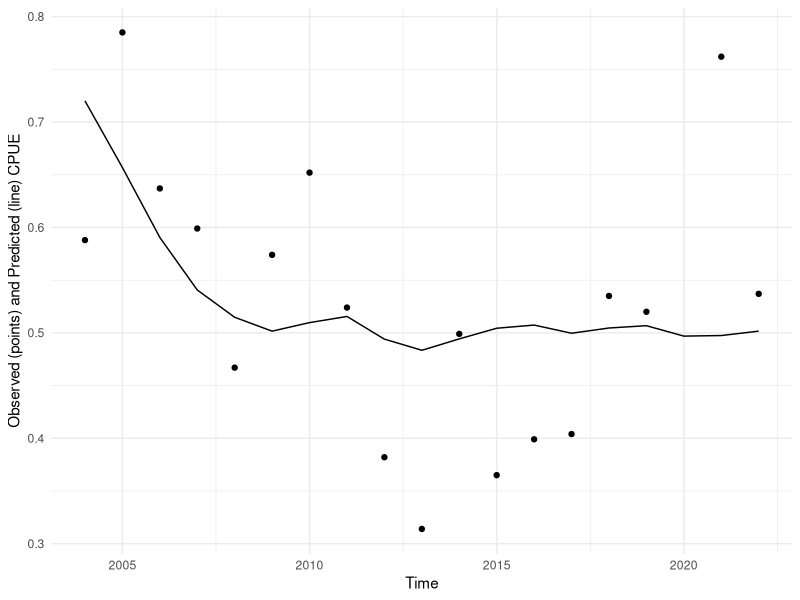
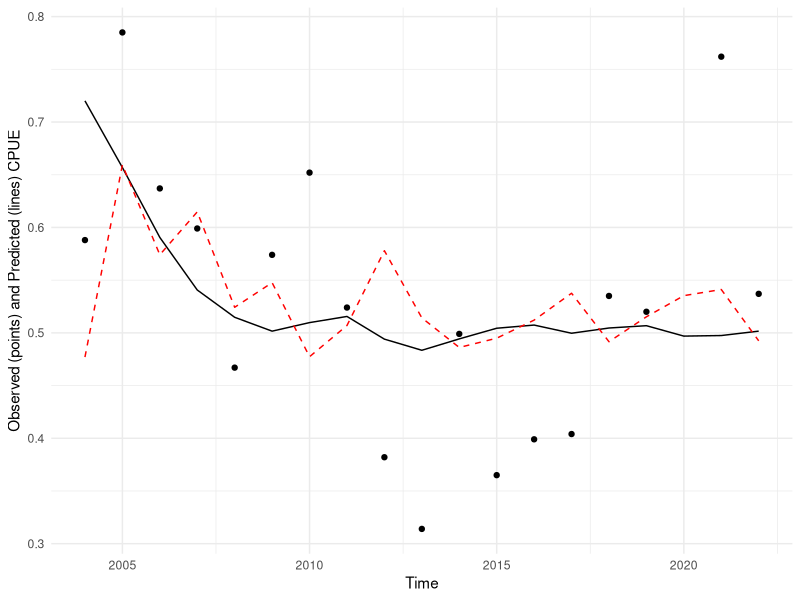
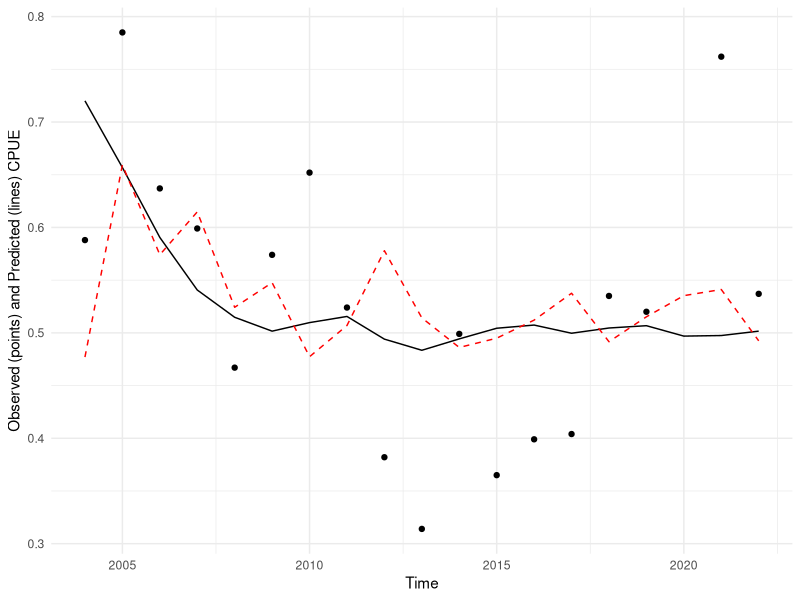

The R source for these figures, in order:
## ---- chunk 1
#| label: load-packages
#| include: false

library(tidyverse)
library(palmerpenguins)
theme_set(theme_minimal())
## ---- chunk 2

WHE_landings <- read_csv('WHE_landings.csv')
WHE_assessment <- read_csv('WHE_assessment.csv')

whelk.data <- 
  WHE_landings %>% 
  group_by(year) %>% 
  summarise(landings = sum(landings)) %>% 
  left_join(WHE_assessment) %>% 
  rename(YY = year, II = cpue, CC = landings) %>% 
  filter(YY > 2003) %>% 
  bind_rows(tibble(YY=2020, II=NA))

ProductionFunction<-function(rr, KK, qq, PP0=KK, CC){
  # II = CPUE data; rr, KK, qq, and PP0 are parameters
  PP<-vector("numeric", length = length(CC)); DD<-PP; Pred<-PP # this just defines the storage vectors beforehand
  PP[1]<-PP0 #assigns the first year's abundance 
  for(ii in 2:length(CC)){ #then for every other year,
    DD[ii-1]<- rr*PP[ii-1]*(1-PP[ii-1]/KK) # calculate the growth of the population based on rr and KK
    PP[ii]<-PP[ii-1] + DD[ii-1] - CC[ii-1] # and add that growth to that year's population, remove the catch, and update population levels for next year
  }
  Pred <- qq*PP #calculate the Predictions for the index of abundance by translating the model population by catchability
  return(Pred) # this function returns predictions
}

#rr is intrinsic growth rate
#KK is carrying capacity
#qq is catchability
#PP0 is initial population size
#note that KK and PP0 reflect the absolute abundance level of the population, which can be 
#difficult to detect if the data don't have much contrast 
#(i.e., they don't go up AND down a lot over time)

#Note the scale of q, KK, and PP0 should be roughly right for nls to work. If not, try multiplying
#or dividing by 10 or 100 or 1000
#c(rr = 0.25, KK = 9000, qq = 0.01)
Whelk.nls <- nls(II ~ ProductionFunction(rr=rr, KK=KK, qq=qq, CC=CC), 
               data = list(CC = whelk.data$CC, II = whelk.data$II), 
               start = c(rr = 0.15, KK = 10000, qq = 0.00008), 
               control = list(maxiter = 10000, minFactor=0.000001))

summary(Whelk.nls)

best_pars <- coef(Whelk.nls) #extract best-fit parameters
best_pred <- ProductionFunction(rr=best_pars[1], 
                                KK=best_pars[2], 
                                qq=best_pars[3], 
                                CC=whelk.data$CC) # create predictions


tibble(YY=whelk.data$YY, II = whelk.data$II, best_pred) %>% ggplot(aes(YY, best_pred)) + geom_line() + geom_point(aes(YY, II)) + xlab("Time") + ylab("Observed (points) and Predicted (line) CPUE")


## ---- chunk 3
Whelk.nls <- nls(II ~ ProductionFunction(rr=rr, KK=KK, qq=qq, CC=CC), 
               data = list(CC = whelk.data$CC, II = whelk.data$II), 
               start = c(rr = 1, KK = 5000, qq = 0.08), 
               control = list(maxiter = 10000, minFactor=0.000001))

summary(Whelk.nls)

best_pars2 <- coef(Whelk.nls) #extract best-fit parameters
best_pred2 <- ProductionFunction(rr=best_pars2[1], 
                                KK=best_pars2[2], 
                                qq=best_pars2[3], 
                                CC=whelk.data$CC) # create predictions

tibble(YY=whelk.data$YY, II = whelk.data$II, best_pred, best_pred2) %>% ggplot(aes(YY, best_pred)) + geom_line() + geom_point(aes(YY, II)) + xlab("Time") + ylab("Observed (points) and Predicted (lines) CPUE") + geom_line(aes(YY, best_pred2), color='red', linetype = 2)
## ---- chunk 4
best_pars
## ---- chunk 5
best_pars2
## ---- chunk 6

#MSY = r*K / 4
#Bmsy = K / 2

MSY <- best_pars[1]*best_pars[2]/4
Bmsy <- best_pars[2]/2

MSY; Bmsy
## ---- chunk 7

ProductionFunction2<-function(rr, KK, qq, a = 1, CC = CC){
  # II = CPUE data; rr, KK, qq, and PP0 are parameters
  PP0 <- a*KK
  PP<-vector("numeric", length = length(CC)); DD<-PP; Pred<-PP # this just defines the storage vectors beforehand
  PP[1]<-PP0 #assigns the first year's abundance 
  for(ii in 2:length(CC)){ #then for every other year,
    DD[ii-1]<- rr*PP[ii-1]*(1-PP[ii-1]/KK) # calculate the growth of the population based on rr and KK
    PP[ii]<-PP[ii-1] + DD[ii-1] - CC[ii-1] # and add that growth to that year's population, remove the catch, and update population levels for next year
  }
  Pred <- qq*PP #calculate the Predictions for the index of abundance by translating the model population by catchability
  return(Pred) # this function returns predictions
}
ProductionFunction2(rr = 0.27, KK = 7000, qq = 0.006, CC = whelk.data$CC)


## ---- chunk 8

Whelk.nls3.1<-nls(II ~ ProductionFunction2(rr=rr, KK=KK, qq=qq, a = a, CC = CC), 
               algorithm = 'port',
               data = list(CC = whelk.data$CC, II = whelk.data$II), 
               start = c(rr = 0.15, KK = 10000, qq = 0.00008, a = 0.8),
               lower = c(rr = 0.01, KK = 1000, qq = 0.000001, a = 0.1),
               upper = c(rr = 1, KK = 30000, qq = 0.1, a = 1),
               control = list(maxiter = 100000, minFactor=0.000001), 
               trace = TRUE)

summary(Whelk.nls3.1)



Whelk.nls3.2<-nls(II ~ ProductionFunction2(rr=rr, KK=KK, qq=qq, a = a, CC = CC), 
               algorithm = 'port',
               data = list(CC = whelk.data$CC, II = whelk.data$II), 
               start = c(rr = 1, KK = 5000, qq = 0.08, a = 0.8),
               lower = c(rr = 0.01, KK = 1000, qq = 0.000001, a = 0.1),
               upper = c(rr = 1, KK = 30000, qq = 0.1, a = 1),
               control = list(maxiter = 100000, minFactor=0.000001), 
               trace = TRUE)

summary(Whelk.nls3.2)

# insert either Whelk.nls3.1 or Whelk.nls3.2 into the coef() function below, 
# whichever one you found as the best model you could come up with.
best_pars3 <- coef(Whelk.nls3.1) #extract best-fit parameters

best_pred3 <- ProductionFunction2(rr=best_pars3[1], 
                                KK=best_pars3[2], 
                                qq=best_pars3[3], 
                                a=best_pars3[4], 
                                CC=whelk.data$CC) # create predictions


tibble(YY=whelk.data$YY, II = whelk.data$II, best_pred3) %>% ggplot(aes(YY, best_pred)) + geom_line() + geom_point(aes(YY, II)) + xlab("Time") + ylab("Observed (points) and Predicted (lines) CPUE") + geom_line(aes(YY, best_pred2), color='red', linetype = 2)

MSY <- best_pars3[1]*best_pars3[2]/4
Bmsy <- best_pars3[2]/2

MSY; Bmsy
